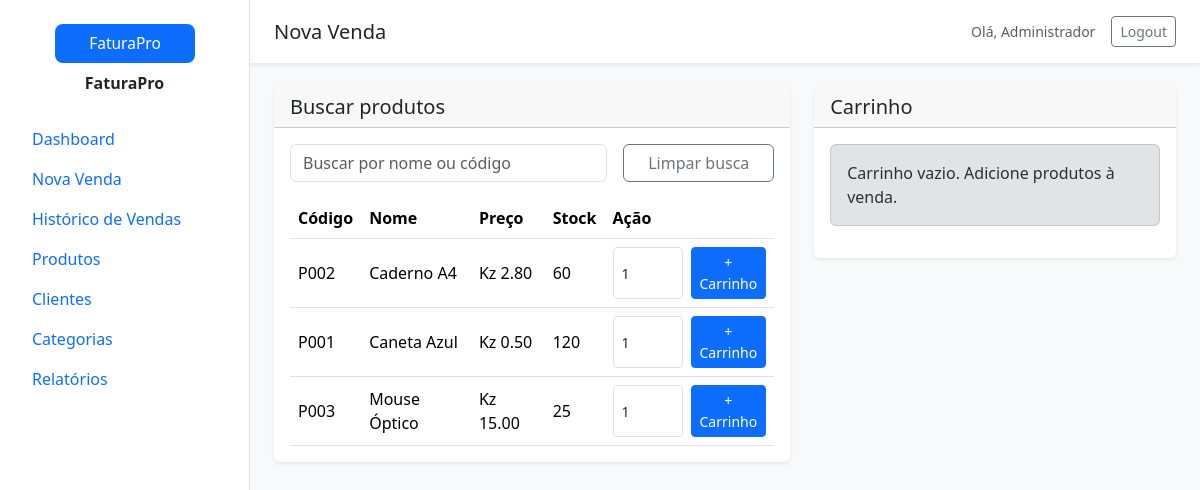
/sales/new (signed in), run on the app's committed database.
### models.py (models this page shows)
class Product(db.Model):
    __tablename__ = 'products'
    id = db.Column(db.Integer, primary_key=True)
    code = db.Column(db.String(50), unique=True, nullable=False)
    name = db.Column(db.String(150), nullable=False)
    category_id = db.Column(db.Integer, db.ForeignKey('categories.id'))
    price = db.Column(db.Float, nullable=False)
    stock = db.Column(db.Integer, nullable=False, default=0)
    category = db.relationship('Category', back_populates='products')
    sale_items = db.relationship('SaleItem', back_populates='product')

### main.py (the view)
@app.route('/sales/new')
@login_required
def sales_new():
    products = Product.query.order_by(Product.name).all()
    customers = Customer.query.order_by(Customer.name).all()
    payment_methods = PaymentMethod.query.order_by(PaymentMethod.name).all()
    cart = get_cart()
    items, subtotal, discount, tax, total = calculate_cart(cart)
    return render_template('sales_new.html', products=products, customers=customers,
                           payment_methods=payment_methods, cart_items=items,
                           subtotal=subtotal, discount=discount, tax=tax, total=total)

### main.py (called while the page is built, shortened)
def login_required(view):
    @wraps(view)
    def wrapped_view(**kwargs):
        if 'user_id' not in session:
            return redirect(url_for('login'))
        return view(**kwargs)
    return wrapped_view

def get_cart():
    return session.get('cart', {})

def calculate_cart(cart):
    items = []
    subtotal = 0.0
    subtotal = round(subtotal, 2)
    discount = 0.0
    tax = round((subtotal - discount) * TAX_RATE, 2)
    total = round(subtotal - discount + tax, 2)
    return items, subtotal, discount, tax, total

@app.context_processor
def inject_globals():
    return {'tax_rate': TAX_RATE, 'current_user': session.get('user_name')}

### templates/sales_new.html (shortened to what this page needs)
{% extends 'layout.html' %}
{% block page_title %}Nova Venda{% endblock %}
{% block content %}
<div class="row g-4">
  <div class="col-lg-7">
    <div class="card shadow-sm">
      <div class="card-header">
        <h5 class="mb-0">Buscar produtos</h5>
      </div>
      <div class="card-body">
        <div class="row g-3 mb-3">
          <div class="col-md-8">
            <input id="searchProduct" type="text" class="form-control" placeholder="Buscar por nome ou código" autocomplete="off">
          </div>
          <div class="col-md-4">
            <button id="resetSearch" class="btn btn-outline-secondary w-100">Limpar busca</button>
          </div>
        </div>
        <div class="table-responsive">
          <table class="table table-hover mb-0" id="productTable">
            <thead><tr><th>Código</th><th>Nome</th><th>Preço</th><th>Stock</th><th width="140">Ação</th></tr></thead>
            <tbody>
              {% for product in products %}
              <tr>
                <td>{{ product.code }}</td>
                <td>{{ product.name }}</td>
                <td>Kz {{ '%.2f'|format(product.price) }}</td>
                <td>{{ product.stock }}</td>
                <td>
                  <form class="d-flex gap-2" method="post" action="{{ url_for('cart_add') }}">
                    <input type="number" name="quantity" value="1" min="1" max="{{ product.stock }}" class="form-control form-control-sm" style="width: 70px;">
                    <button class="btn btn-sm btn-primary">+ Carrinho</button>
                  </form>
                </td>
              </tr>
              {% endfor %}
            </tbody>
          </table>
        </div>
      </div>
    </div>
  </div>
  <div class="col-lg-5">
    <div class="card shadow-sm">
      <div class="card-header">
        <h5 class="mb-0">Carrinho</h5>
      </div>
      <div class="card-body">
        {% if cart_items %}
        <form method="post" action="{{ url_for('cart_update') }}">
          <div class="table-responsive mb-3">
            <table class="table table-borderless mb-0">
              <thead><tr><th>Produto</th><th>Qtd</th><th>Total</th><th></th></tr></thead>
              <tbody>
                {% for item in cart_items %}
                <tr>
                  <td>{{ item.product.name }}</td>
                  <td><input class="form-control form-control-sm" type="number" name="qty_{{ item.product.id }}" value="{{ item.quantity }}" min="1"></td>
                  <td>Kz {{ '%.2f'|format(item.total_price) }}</td>
                  <td>
                    <form method="post" action="{{ url_for('cart_remove', product_id=item.product.id) }}" onsubmit="return confirm('Remover item do carrinho?');">
                      <button class="btn btn-sm btn-outline-danger">X</button>
                    </form>
                  </td>
                </tr>
                {% endfor %}
              </tbody>
            </table>
          </div>
          <button class="btn btn-sm btn-secondary mb-3">Atualizar carrinho</button>
        </form>
        <div class="mb-3">
          <p>Subtotal: <strong>Kz {{ '%.2f'|format(subtotal) }}</strong></p>
          <p>IVA ({{ (tax_rate * 100)|round(0) }}%): <strong>Kz {{ '%.2f'|format(tax) }}</strong></p>
          <p>Desconto: <strong>Kz {{ '%.2f'|format(discount) }}</strong></p>
          <h4>Total: Kz {{ '%.2f'|format(total) }}</h4>
        </div>
        <form method="post" action="{{ url_for('sales_checkout') }}" class="row g-3">
          <div class="col-12">
            <label class="form-label">Cliente</label>
            <select class="form-select" name="customer_id">
              <option value="">Consumidor Final</option>
              {% for customer in customers %}
              <option value="{{ customer.id }}">{{ customer.name }}</option>
              {% endfor %}
            </select>
          </div>
          <div class="col-md-6">
            <label class="form-label">Forma de pagamento</label>
            <select class="form-select" name="payment_method_id" required>
              {% for method in payment_methods %}
              <option value="{{ method.id }}">{{ method.name }}</option>
              {% endfor %}
            </select>
          </div>
          <div class="col-md-6">
            <label class="form-label">Desconto (Kz)</label>
            <input class="form-control" name="discount" type="number" step="0.01" value="0.00">
          </div>
          <div class="col-12 d-grid">
            <button class="btn btn-success">Finalizar Venda</button>
          </div>
        </form>
        <a href="{{ url_for('cart_clear') }}" class="btn btn-link mt-3">Limpar carrinho</a>
        {% else %}
        <div class="alert alert-secondary">Carrinho vazio. Adicione produtos à venda.</div>
        {% endif %}
      </div>
    </div>
  </div>
</div>
{% endblock %}

### static/css/style.css (style rules this page uses)
body { min-height: 100vh; background: #f4f6fa; }
.card { border: none; }
.table td, .table th { vertical-align: middle; }

### data on the page
Product: code "P002", name "Caderno A4", price "2.80", stock "60"
Product: code "P001", name "Caneta Azul", price "0.50", stock "120"
Product: code "P003", name "Mouse Óptico", price "15.00", stock "25"

### other printed values
{{ current_user or 'Usuário' }} "Administrador"
